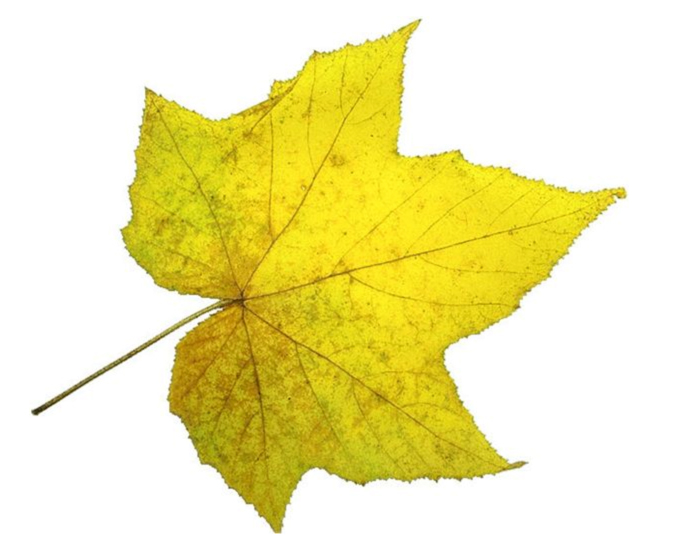
//> input picture soft/CPP_compile_test/opencv/2.jpg, 687 x 550 px
$ ./canny 2.jpg   (built with g++ and OpenCV 4)
//> lines starting //> are read from the running program, lines starting //| are printed output that depends on the picture; after the words box and inside, x2 and y2 are one past the last pixel; in counts of white or black regions, pixels touching at a corner belong together
#include <opencv2/imgproc/imgproc.hpp>
#include <opencv2/highgui/highgui.hpp>
#include <stdlib.h>
#include <stdio.h>

using namespace cv;

/// Global variables

Mat src, src_gray;
Mat dst, detected_edges;

int lowThreshold=100;
int highThreshold=200;
int const max_lowThreshold = 400;
int kernel_size = 3;
int const max_kernel_size=10;
char* window_name = "Edge Map";
///**
// * @function CannyThreshold
//  * @brief Trackbar callback - Canny thresholds input with a ratio 1:3
//   */
void CannyThreshold(int, void*)
{
	/// Reduce noise with a kernel 3x3
	blur( src_gray, detected_edges, Size(kernel_size,kernel_size) );

	/// Canny detector
	Canny( detected_edges, detected_edges, lowThreshold, highThreshold, 3 );
	/// Using Canny's output as a mask, we display our result
	dst = Scalar::all(0);

	src.copyTo( dst, detected_edges);
	imshow( window_name, dst );
}
void saveEdge(int,void*)
{
	imwrite("edge.png",dst);
}
/** @function main */
int main( int argc, char** argv )
{
	/// Load an image
	src = imread( argv[1] );
//> src is the input picture: 550 rows x 687 cols, CV_8UC3; mean B, G, R 172, 233.6, 240.3

	if( !src.data )
	{ return -1; }

	/// Create a matrix of the same type and size as src (for dst)
	dst.create( src.size(), src.type() );

	/// Convert the image to grayscale
	cvtColor( src, src_gray, CV_BGR2GRAY );
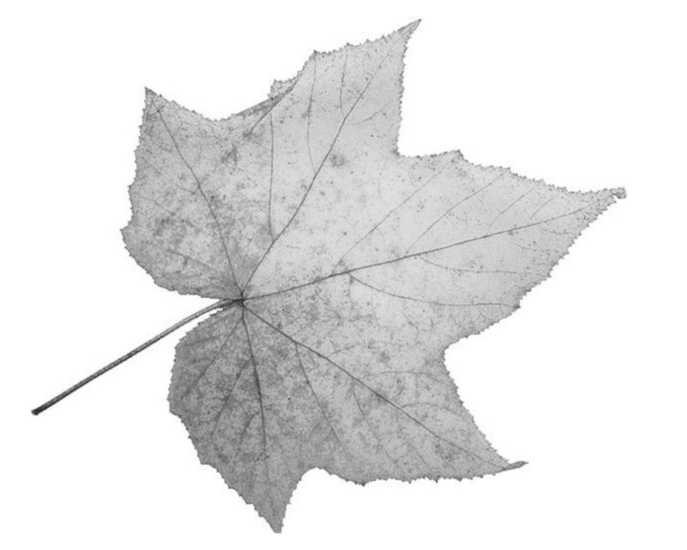
//> src_gray: 550 rows x 687 cols, CV_8UC1; min 38, max 255, mean 228.6

	//                                      /// Create a window
	namedWindow( window_name, CV_WINDOW_AUTOSIZE );

	createButton("save edge",saveEdge);
	/// Create a Trackbar for user to enter threshold
	createTrackbar( "Min Threshold:", window_name, &lowThreshold, max_lowThreshold, CannyThreshold );

	createTrackbar( "Max Threshold:", window_name, &highThreshold, max_lowThreshold, CannyThreshold );
	createTrackbar("Kernel Size:",window_name,&kernel_size,max_kernel_size,CannyThreshold);
	/// Show the image
	CannyThreshold(0, 0);
//> in CannyThreshold, `Canny( detected_edges, detected_edges, lowThreshold, highThreshold, 3 );`:
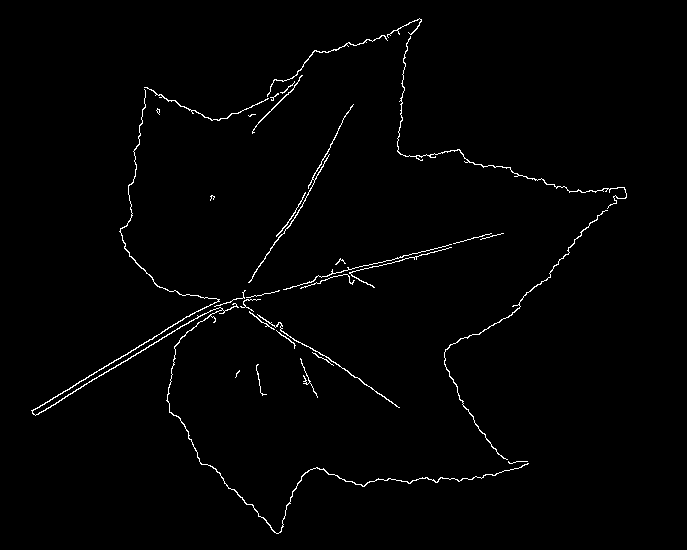
//> detected_edges: 550 rows x 687 cols, CV_8UC1; 1.3% white in thin lines or dots, all inside (x1, y1, x2, y2) = (31, 18, 627, 534)
//> in CannyThreshold, `src.copyTo( dst, detected_edges);`:
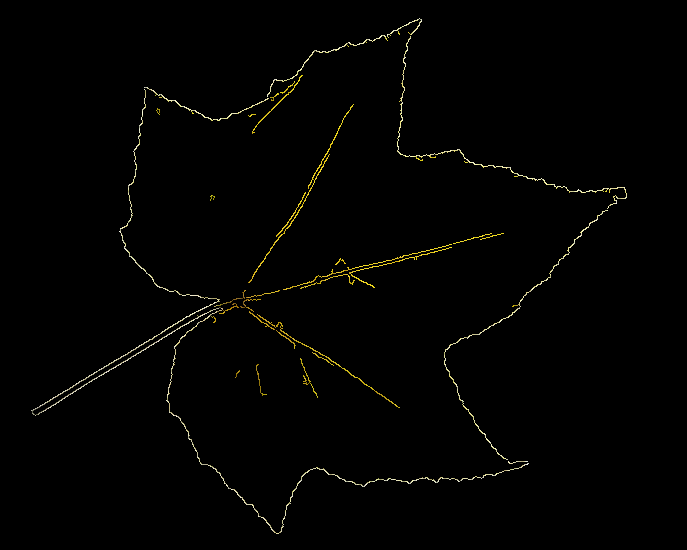
//> dst: 550 rows x 687 cols, CV_8UC3; mean B, G, R 1.4, 2.5, 2.7
	/// Wait until user exit program by pressing a key
	waitKey(0);
}
